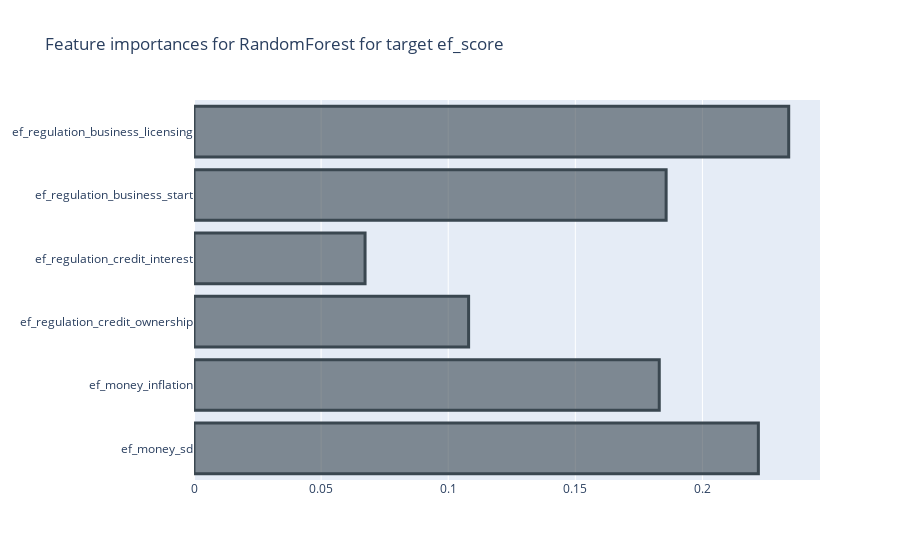

This figure's notebook cell:
### Code cell
tscv = TimeSeriesSplit(n_splits=5)
skf = StratifiedKFold(n_splits=5)

# With temporal sampling
best_models_rf_temporal, best_models_xgb_temporal = rf_xg_model(X_temp_train, X_temp_test, y_temp_train, y_temp_test, selected_features_dict_temporal, cv=tscv)

### Figure 1 — Plotly figure (JSON) as saved in the notebook; plotly's stock layout.template omitted (floating-point values rounded to 4 significant figures)
{"data": [{"marker": {"color": "rgba(58, 71, 80, 0.6)", "line": {"color": "rgba(58, 71, 80, 1.0)", "width": 3}}, "orientation": "h", "type": "bar", "x": [0.222, 0.183, 0.108, 0.06729, 0.1857, 0.2339], "y": ["ef_money_sd", "ef_money_inflation", "ef_regulation_credit_ownership", "ef_regulation_credit_interest", "ef_regulation_business_start", "ef_regulation_business_licensing"]}], "layout": {"title": {"text": "Feature importances for RandomForest for target ef_score"}}}
